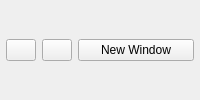
         <widget class="QWidget" name="widgetSellBuy" native="true">
          <property name="sizePolicy">
           <sizepolicy hsizetype="Preferred" vsizetype="Preferred">
            <horstretch>0</horstretch>
            <verstretch>0</verstretch>
           </sizepolicy>
          </property>
          <property name="maximumSize">
           <size>
            <width>280</width>
            <height>120</height>
           </size>
          </property>
          <property name="accessibleName">
           <string>TR00041</string>
          </property>
          <property name="styleSheet">
           <string notr="true"/>
          </property>
          <layout class="QGridLayout" name="gridLayout_3">
           <property name="leftMargin">
            <number>6</number>
           </property>
           <property name="topMargin">
            <number>6</number>
           </property>
           <property name="rightMargin">
            <number>6</number>
           </property>
           <property name="bottomMargin">
            <number>6</number>
           </property>
           <property name="verticalSpacing">
            <number>6</number>
           </property>
           <item row="1" column="0">
            <layout class="QHBoxLayout" name="horizontalLayout_17">
             <item>
              <widget class="QPushButton" name="buttonNight">
               <property name="maximumSize">
                <size>
                 <width>30</width>
                 <height>30</height>
                </size>
               </property>
               <property name="text">
                <string/>
               </property>
               <property name="icon">
                <iconset resource="QtResource.qrc">
                 <normaloff>:/Resources/Night.png</normaloff>:/Resources/Night.png</iconset>
               </property>
               <property name="iconSize">
                <size>
                 <width>18</width>
                 <height>18</height>
                </size>
               </property>
              </widget>
             </item>
             <item>
              <widget class="QPushButton" name="widgetStaysOnTop">
               <property name="maximumSize">
                <size>
                 <width>30</width>
                 <height>30</height>
                </size>
               </property>
               <property name="styleSheet">
                <string notr="true"/>
               </property>
               <property name="text">
                <string/>
               </property>
               <property name="icon">
                <iconset resource="QtResource.qrc">
                 <normaloff>:/Resources/OnTop.png</normaloff>:/Resources/OnTop.png</iconset>
               </property>
               <property name="iconSize">
                <size>
                 <width>18</width>
                 <height>18</height>
                </size>
               </property>
               <property name="checkable">
                <bool>true</bool>
               </property>
               <property name="checked">
                <bool>false</bool>
               </property>
              </widget>
             </item>
             <item>
              <widget class="QPushButton" name="buttonNewWindow">
               <property name="sizePolicy">
                <sizepolicy hsizetype="Preferred" vsizetype="Fixed">
                 <horstretch>0</horstretch>
                 <verstretch>0</verstretch>
                </sizepolicy>
               </property>
               <property name="minimumSize">
                <size>
                 <width>60</width>
                 <height>0</height>
                </size>
               </property>
               <property name="maximumSize">
                <size>
                 <width>16777215</width>
                 <height>16777215</height>
                </size>
               </property>
               <property name="toolTip">
                <string>CTRL+N</string>
               </property>
               <property name="accessibleName">
                <string>TR00051</string>
               </property>
               <property name="text">
                <string>New Window</string>
               </property>
               <property name="shortcut">
                <string>Ctrl+N</string>
               </property>
              </widget>
             </item>
            </layout>
           </item>
          </layout>
         </widget>
